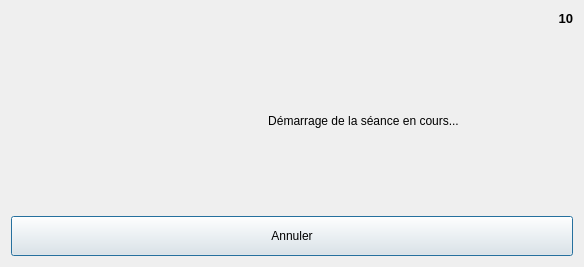
<?xml version="1.0" encoding="UTF-8"?>
<ui version="4.0">
 <class>StartSessionDialog</class>
 <widget class="QDialog" name="StartSessionDialog">
  <property name="geometry">
   <rect>
    <x>0</x>
    <y>0</y>
    <width>584</width>
    <height>267</height>
   </rect>
  </property>
  <property name="windowTitle">
   <string>Démarrage de séance...</string>
  </property>
  <property name="styleSheet">
   <string notr="true">QDialog{background-color:black;};</string>
  </property>
  <layout class="QVBoxLayout" name="verticalLayout">
   <item>
    <widget class="QLabel" name="lblTimeout">
     <property name="sizePolicy">
      <sizepolicy hsizetype="Preferred" vsizetype="Maximum">
       <horstretch>0</horstretch>
       <verstretch>0</verstretch>
      </sizepolicy>
     </property>
     <property name="font">
      <font>
       <pointsize>10</pointsize>
       <weight>75</weight>
       <bold>true</bold>
      </font>
     </property>
     <property name="text">
      <string>10</string>
     </property>
     <property name="alignment">
      <set>Qt::AlignRight|Qt::AlignTrailing|Qt::AlignVCenter</set>
     </property>
    </widget>
   </item>
   <item>
    <layout class="QHBoxLayout" name="horizontalLayout">
     <property name="spacing">
      <number>15</number>
     </property>
     <item>
      <widget class="QLabel" name="icoWorking">
       <property name="maximumSize">
        <size>
         <width>128</width>
         <height>128</height>
        </size>
       </property>
       <property name="text">
        <string/>
       </property>
       <property name="pixmap">
        <pixmap resource="../../resources/TeraClient.qrc">:/status/session_loading.gif</pixmap>
       </property>
       <property name="scaledContents">
        <bool>true</bool>
       </property>
      </widget>
     </item>
     <item>
      <widget class="QLabel" name="lblTitle">
       <property name="text">
        <string>Démarrage de la séance en cours...</string>
       </property>
       <property name="alignment">
        <set>Qt::AlignCenter</set>
       </property>
      </widget>
     </item>
    </layout>
   </item>
   <item>
    <widget class="QPushButton" name="btnCancel">
     <property name="minimumSize">
      <size>
       <width>0</width>
       <height>40</height>
      </size>
     </property>
     <property name="cursor">
      <cursorShape>PointingHandCursor</cursorShape>
     </property>
     <property name="text">
      <string>Annuler</string>
     </property>
     <property name="icon">
      <iconset resource="../../resources/TeraClient.qrc">
       <normaloff>:/icons/error.png</normaloff>:/icons/error.png</iconset>
     </property>
     <property name="iconSize">
      <size>
       <width>24</width>
       <height>24</height>
      </size>
     </property>
    </widget>
   </item>
  </layout>
 </widget>
 <resources>
  <include location="../../resources/TeraClient.qrc"/>
 </resources>
 <connections/>
</ui>
